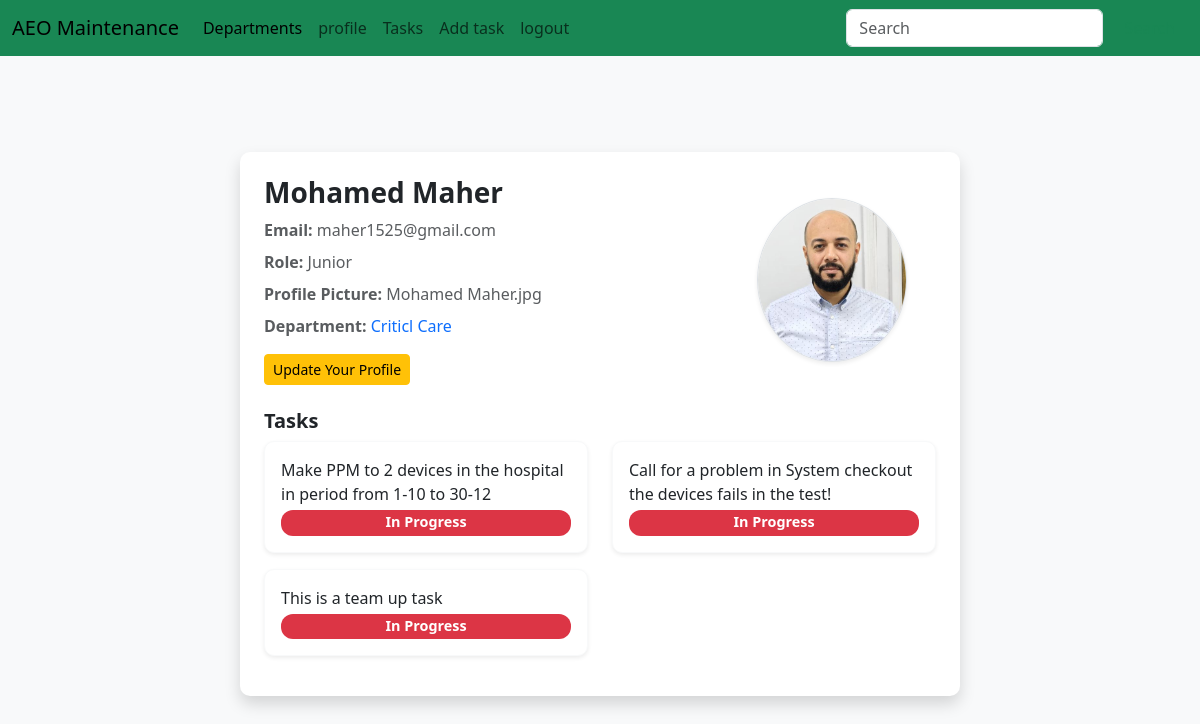
The page /users/2 (signed in) on the database its author committed.
### maintenance_system/models.py (models this page shows, shortened)
class User(db.Model, UserMixin):
	id = db.Column(db.Integer, primary_key=True)
	username = db.Column(db.String(80), unique=True)
	email = db.Column(db.String(120), unique=True)
	password = db.Column(db.String(120))
	rank = db.Column(db.String(120), default="Junior")
	profile_pic = db.Column(db.String(120), default="default.jpg")
	department_id = db.Column(db.Integer, db.ForeignKey('department.id'))
	machines = db.relationship('Machine', backref='user', lazy=True)
	hospitals = db.relationship('Hospital', secondary='user_hospital', backref='users', lazy='dynamic')

class Department(db.Model):
	id = db.Column(db.Integer, primary_key=True)
	name = db.Column(db.String(80), unique=True)
	members = db.relationship('User', backref='department', lazy=True)
	devices = db.relationship('Device', backref='department', lazy=True)

class Task(db.Model):
	id = db.Column(db.Integer, primary_key=True)
	task_type = db.Column(db.String(80))
	status = db.Column(db.Integer, default=int(0)) # 0: not completed, 1: in progress, 2: done
	open_date = db.Column(db.DateTime, nullable=False, default=default_time)
	close_date = db.Column(db.DateTime)
	description = db.Column(db.String(200))
	result = db.Column(db.String(200))
	hospital_id = db.Column(db.Integer, db.ForeignKey('hospital.id'))
	users = db.relationship('User', secondary='user_task', backref='tasks', lazy='dynamic')

### maintenance_system/Main/routes.py (the view)
@main.route('/<path:path>', methods=['GET'])
def catch_all(path):
    return f"Caught route: {path}", 404

### maintenance_system/User/routes.py (called while the page is built)
@login_required
@usersbp.route('/users/<int:id>')
def user(id):
    if not current_user.is_authenticated:
        return redirect(url_for('usersbp.login'))
    user = User.query.get_or_404(id)
    return render_template('user.html', user=user)

### maintenance_system/models.py (called while the page is built)
@login_manager.user_loader
def load_user(user_id):
	return User.query.get(int(user_id))

### maintenance_system/Templates/user.html
{% extends "layout.html" %}
{% block content %}
<div class="container my-5">
	<div class="row justify-content-center">
		<div class="col-md-10 col-lg-8">
			<div class="card p-4 shadow border-0">
				<div class="row align-items-center">
					<div class="col-md-8 col-12">
						<a class="text-decoration-none text-dark" href="{{ url_for('usersbp.user', id=user.id) }}">
							<h3 class="fw-bold">{{ user.username }}</h3>
						</a>
						<p class="text-muted mb-2">
							<strong>Email:</strong> {{ user.email }}
						</p>
						<p class="text-muted mb-2">
							<strong>Role:</strong> {{ user.rank }}
						</p>
						<p class="text-muted mb-2">
							<strong>Profile Picture:</strong> {{ user.profile_pic }}
						</p>
						<p class="text-muted mb-2">
							<strong>Department:</strong>
							{% if user.department %}
							<a class="text-decoration-none text-primary"
								href="{{ url_for('devicesbp.devices', department_id=user.department_id) }}">
								{{ user.department.name }}
							</a>
							{% else %}
							<span class="text-danger">No Department</span>
							{% endif %}
						</p>
						<div class="mt-3">
							<a href="{{ url_for('usersbp.update_user', id=user.id) }}" class="btn btn-warning btn-sm">
								Update Your Profile
							</a>
						</div>
					</div>
					<div class="col-md-4 col-12 text-center">
						<img src="{{ url_for('static', filename='images/' + user.profile_pic) }}" alt="User Photo"
							class="rounded-circle img-fluid border shadow-sm" style="max-width: 150px;">
					</div>
					{% if user.tasks %}
					<div class="mt-4">
						<h5 class="fw-bold">Tasks</h5>
						<div class="row">
							{% for task in user.tasks %}
							<div class="col-md-6 mb-3">
								<div class="card p-3 border-light shadow-sm">
									<p class="mb-1">{{ task.description }}</p>
									<span
										class="badge {% if task.status == 0 %} bg-danger {% else %} bg-success {% endif %}">
										{% if task.status == 0 %} In Progress {% else %} Completed {% endif %}
									</span>
								</div>
							</div>
							{% endfor %}
						</div>
					</div>
					{% endif %}
				</div>
			</div>
		</div>
	</div>
</div>
{% endblock %}

### maintenance_system/static/css/style.css (style rules this page uses)
body { background-color: #f8f9fa; }
.card { border-radius: 10px; }
.badge { font-size: 0.9rem; padding: 0.4em 0.7em; border-radius: 12px; }

### rows shown on the page
User: username "Mohamed Maher", email "maher1525@gmail.com", rank "Junior", profile_pic "Mohamed Maher.jpg", profile_pic (picture)
Department: department.name "Criticl Care"
Task: description "Make PPM to 2 devices in the hospital in period from 1-10 to 30-12", status "In Progress"
Task: description "Call for a problem in System checkout the devices fails in the test!", status "In Progress"
Task: description "This is a team up task", status "In Progress"
